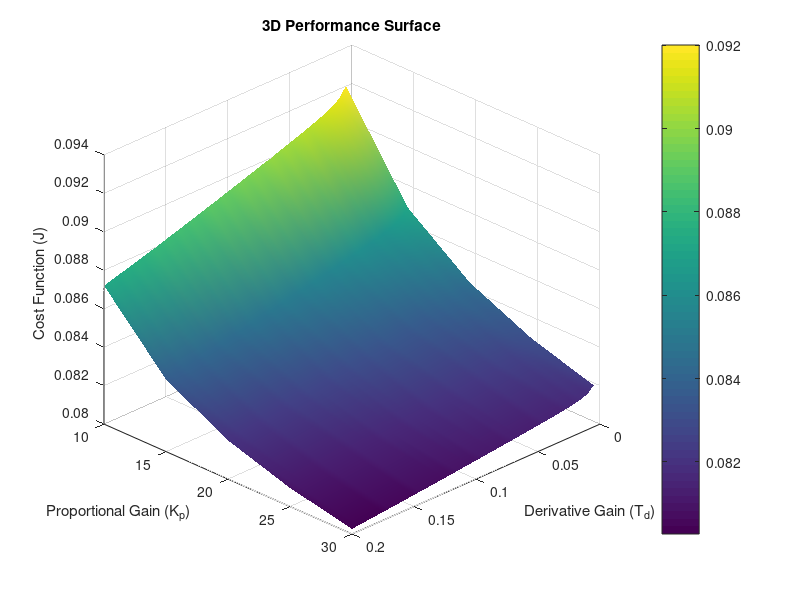

Write MATLAB code to recreate this figure.



clc; clear; close all; % 'clear' removes bad variables causing the size mismatch

%% 1. Define System Parameters (Added these so the script can run)
Km = 6.5335;      % Motor Gain
Tm = 0.0319;      % Motor Time Constant
R  = pi/2;        % Reference Input (Scalar value)

%% 2. Optimization Ranges
Kp_range = 10:5:30;
Td_range = 0.005:0.005:0.2;

dt = 0.001;
t = 0:dt:20*Tm;

s = tf('s');
G = Km/(Tm*s + 1);

J = zeros(length(Kp_range), length(Td_range));
IAE = zeros(length(Kp_range), length(Td_range));

%% 3. Optimization Loop
for i = 1:length(Kp_range)
    for j = 1:length(Td_range)
        Kp = Kp_range(i);
        Td = Td_range(j);
        
        % Linear Control Design
        C = Kp*(1 + Td*s);
        sys_cl = feedback(C*G,1);
        
        % Step Response
        % 'c' will be a column vector (N x 1)
        c = step(R*sys_cl, t);
        
        % Error Calculation
        % Since R is a scalar (pi/2) and c is a vector, this subtracts R from every element of c
        e = R - c; 
        
        % Calculate U (Control Effort) theoretically
        de = [0; diff(e)/dt];
        u = Kp*e + Kp*Td*de;
        
        % Cost Functions
        IAE(i,j) = sum(abs(e))*dt;
        J(i,j) = IAE(i,j) + 0.5*sum(abs(u))*dt;
    end
end

%% 4. Find and Display Optimal Values
[Jmin, idx] = min(J(:));
[i_opt, j_opt] = ind2sub(size(J), idx);

Kp_opt = Kp_range(i_opt)
Td_opt = Td_range(j_opt)
disp(['Minimum Cost (J): ', num2str(Jmin)]);

%% 5. Plotting
[Kp_grid, Td_grid] = meshgrid(Td_range, Kp_range); % Note: Meshgrid order X,Y

figure('Color','w');
surf(Kp_grid, Td_grid, J); % Suggestion: Plot J (Cost) instead of IAE to see optimization landscape
xlabel('Derivative Gain (T_d)');
ylabel('Proportional Gain (K_p)');
zlabel('Cost Function (J)');
title('3D Performance Surface');
shading interp;
colorbar;
view(135, 30);
